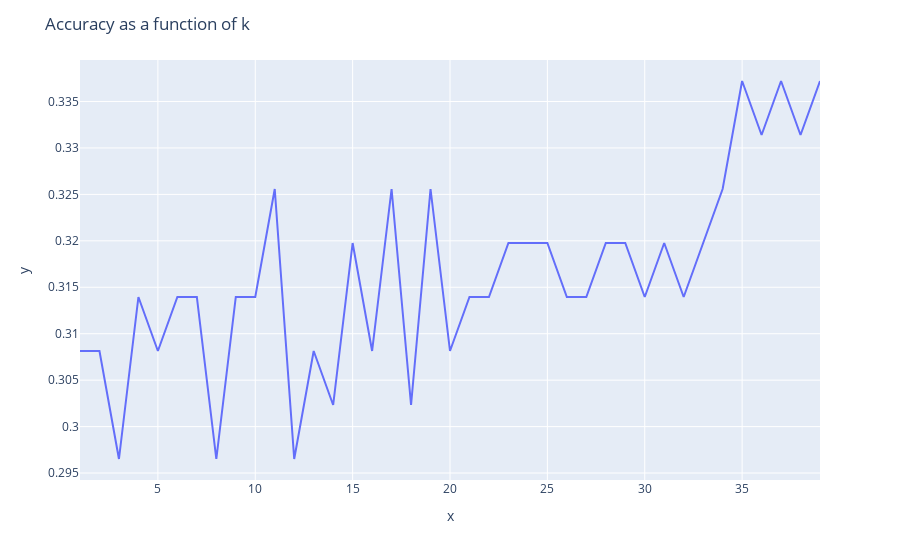

The notebook cell saved with this chart:
### Markdown cell above
***
<b> Hyperparameter Tuning </b>

### Code cell
## Find k that gives the highest accuracy with Euclidean metric on training data
plot_accuracy(euclidean, train)

### Figure 1 — Plotly figure (JSON) as saved in the notebook; plotly's stock layout.template omitted (floating-point values rounded to 4 significant figures)
{"data": [{"hovertemplate": "x=%{x}<br>y=%{y}<extra></extra>", "legendgroup": "", "line": {"color": "#636efa", "dash": "solid"}, "marker": {"symbol": "circle"}, "mode": "lines", "name": "", "orientation": "v", "showlegend": false, "type": "scatter", "x": [1, 2, 3, 4, 5, 6, 7, 8, 9, 10, 11, 12, 13, 14, 15, 16, 17, 18, 19, 20, 21, 22, 23, 24, 25, 26, 27, 28, 29, 30, 31, 32, 33, 34, 35, 36, 37, 38, 39], "xaxis": "x", "y": [0.3081, 0.3081, 0.2965, 0.314, 0.3081, 0.314, 0.314, 0.2965, 0.314, 0.314, 0.3256, 0.2965, 0.3081, 0.3023, 0.3198, 0.3081, 0.3256, 0.3023, 0.3256, 0.3081, 0.314, 0.314, 0.3198, 0.3198, 0.3198, 0.314, 0.314, 0.3198, 0.3198, 0.314, 0.3198, 0.314, 0.3198, 0.3256, 0.3372, 0.3314, 0.3372, 0.3314, 0.3372], "yaxis": "y"}], "layout": {"legend": {"tracegroupgap": 0}, "margin": {"t": 60}, "title": {"text": "Accuracy as a function of k"}, "xaxis": {"anchor": "y", "domain": [0, 1], "title": {"text": "x"}}, "yaxis": {"anchor": "x", "domain": [0, 1], "title": {"text": "y"}}}}
